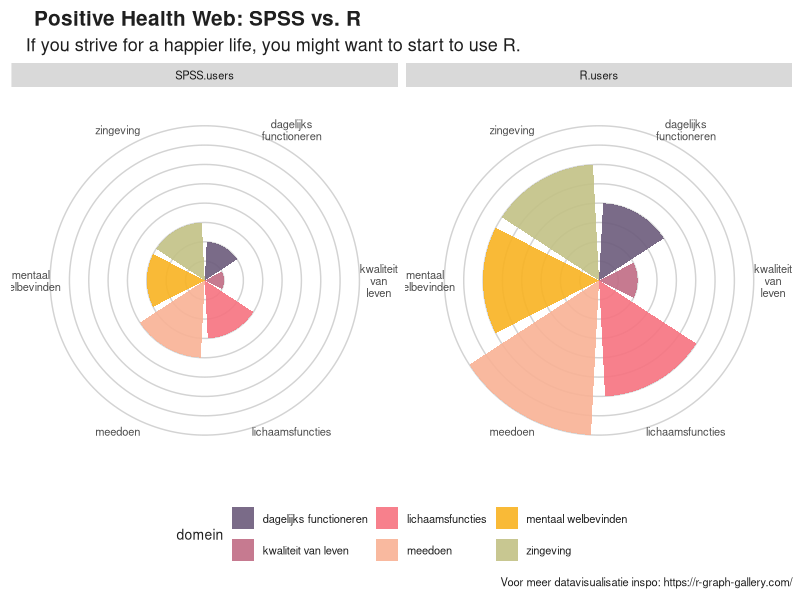

The R script that drew this image:
# Promotie R script 1

rm(list=ls())

# ----- Packages ----- 
### Run this line only once:
# install.packages("dplyr"); install.packages("ggplot2"); install.packages("stringr"); install.packages("reshape2"); 

library(dplyr)
library(ggplot2)
library(stringr)
library(reshape2)

# ------ Hier data van Xandra --------

# Dus hier mag ik iets toevoegen?
Xandra <- "is de beste"

# temp data:
SPSS.users  <- c(3,2,3,4,1,3)
R.users     <- SPSS.users*2
df          <- as.data.frame(cbind(SPSS.users,R.users))
df$domein   <- c("lichaamsfuncties", "dagelijks functioneren", "zingeving", "meedoen", "kwaliteit van leven", "mentaal welbevinden")
plot_df     <- reshape2::melt(df)
  
# toch omdraaien kolommen en rijen voor plot


# ------ Het figuur -------

# Voorbeeldscript van R gallery:  (link: https://r-graph-gallery.com/web-circular-barplot-with-R-and-ggplot2.html)

# Make the plot
plt <- ggplot(plot_df) +
  geom_hline( aes(yintercept = y), data.frame(y=0:max(plot_df$value)), color="lightgrey" ) +
  geom_col( aes(x=str_wrap(domein,5), y=value, fill=domein), position = "dodge2", show.legend = TRUE, alpha = .9) +
  xlab(" ") + ylab("Waarde") + 
  coord_polar() +
  facet_wrap( . ~ variable)

# Add labels & Change colors
plt + labs(
  title = "Positive Health Web: SPSS vs. R",
  subtitle ="If you strive for a happier life, you might want to start to use R.",
  caption = "Voor meer datavisualisatie inspo: https://r-graph-gallery.com/") +
  scale_fill_manual(values=c("#6C5B7B","#C06C84","#F67280","#F8B195","#F8B222","#C2C185")) +
  theme(text = element_text(size = 10, color = "gray12"), 
        plot.title = element_text(face = "bold", size = 15, hjust = .05),
        plot.subtitle = element_text(size = 13, hjust = .05),
        axis.title = element_blank(),axis.ticks = element_blank(), axis.text.y = element_blank(),legend.position = "bottom", 
        panel.background = element_rect(fill = "white", color = "white"),panel.grid = element_blank(),panel.grid.major.x = element_blank() )


  
